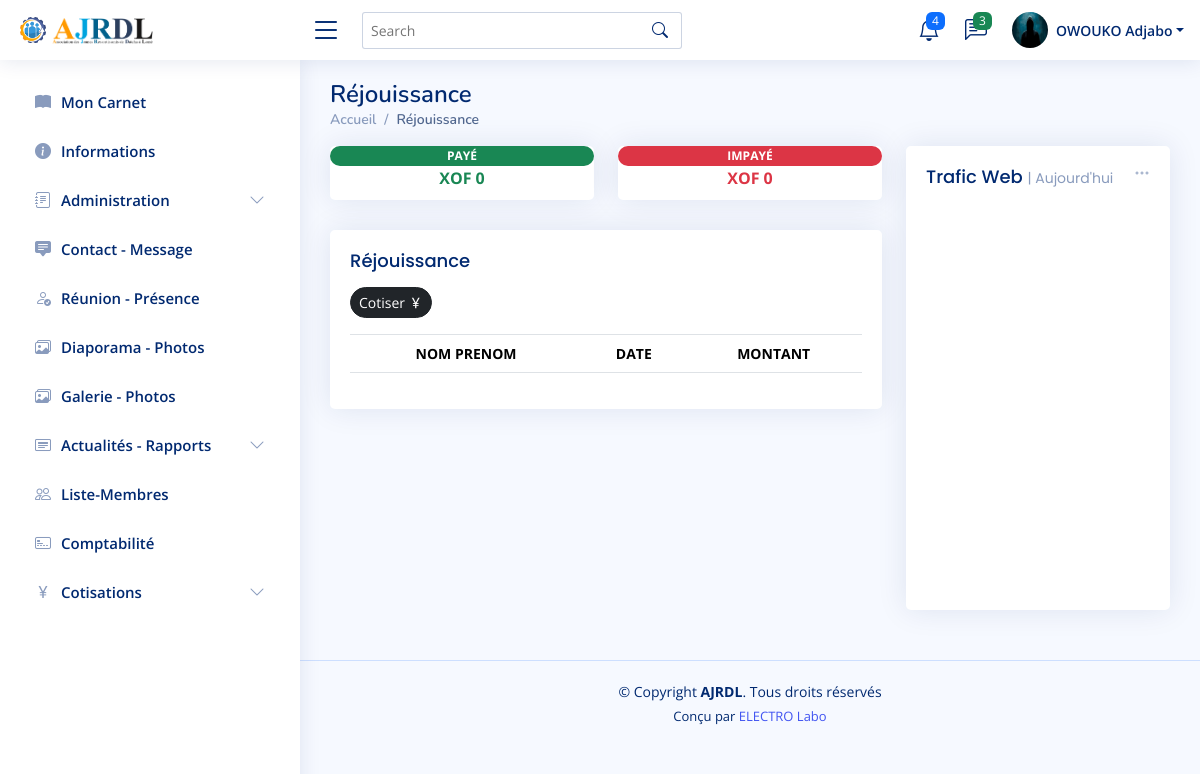
The app's page /comptabilite/rejouissance/ (signed in) with its own data.
### compte/models.py (models this page shows, shortened)
class Membre(AbstractUser): # Model d'utilisateur.
    username = None
    contact = PhoneNumberField(unique=True)
    email = models.EmailField(unique=True)
    ville = models.CharField(max_length=50)
    quartier = models.CharField(max_length=50)
    profession = models.CharField(max_length=50)
    naissance = models.DateField()
    photo = models.ImageField(upload_to='membre/identite/', height_field=None, width_field=None, max_length=None)
    adhesion = models.DateField(auto_now=False, auto_now_add=False)
    USERNAME_FIELD = 'email'
    REQUIRED_FIELDS = []
    objects = CustomUserManager()

class Profile(models.Model):
    membre = models.OneToOneField(Membre, on_delete=models.CASCADE)
    image = models.ImageField(default='default.jpg', upload_to='membre/profile')

### cotisation/views.py (the view)
# urls.py: path('rejouissance/', rejouissancePage, name='rejouissance'),
@user_passes_test(administrateur, login_url='connecte')
def rejouissancePage(request): # Page de Réjoussance.
    rejouissance = Rejouissance.objects.all()
    payer_rejouissance = Rejouissance.objects.filter(paye=True).aggregate(Sum('montant'))['montant__sum']
    impayer_rejouissance = Rejouissance.objects.filter(paye=False).aggregate(Sum('montant'))['montant__sum']
    if payer_rejouissance is None:
        payer_rejouissance = 0
    if impayer_rejouissance is None:
        impayer_rejouissance = 0
    return render(request, 'cotisation/rejouissance.html', {
        'rejouissance':rejouissance,
        'payer_rejouissance': payer_rejouissance,
        'impayer_rejouissance': impayer_rejouissance
        })

### compte/tests.py (called while the page is built)
def administrateur(user):
    return user.is_staff

### cotisation/templates/cotisation/rejouissance.html (shortened to what this page needs)
{% extends "compte/base.html" %}
{% block header_membre %}{% include "compte/header.html" %}{% endblock %}
{% block body_membre %}
    <main id="main" class="main">
        <div class="pagetitle">
            <h1>Réjouissance</h1>
            <nav>
                <ol class="breadcrumb">
                    <li class="breadcrumb-item"><a href="{% url 'accueil' %}">Accueil</a></li>
                    <li class="breadcrumb-item active">Réjouissance</li>
                </ol>
            </nav>
        </div>
        <section class="section dashboard">
            <div class="row">
                <div class="col-lg-8">
                    <div class="row">
                        <div class="col-xxl-4 col-md-6">
                            <div class="card info-card revenue-card">
                                <span class="badge rounded-pill bg-success text-white">
                                    <marquee behavior="alternate">PAYÉ</marquee>
                                </span>
                                <strong class="text-success text-center">
                                    XOF {{ payer_rejouissance }}
                                </strong>
                            </div>
                        </div>
                        <div class="col-xxl-4 col-md-6">
                            <div class="card info-card revenue-card">
                                <span class="badge rounded-pill bg-danger text-white">
                                    <marquee behavior="alternate">IMPAYÉ</marquee>
                                </span>
                                <strong class="text-danger text-center">
                                    XOF {{ impayer_rejouissance }}
                                </strong>
                            </div>
                        </div>
                        <div class="col-12">
                            <div class="card recent-sales overflow-auto">
                                <div class="card-body">
                                    <h5 class="card-title mb-0">Réjouissance</h5>
                                    <button class="btn btn-dark btn-sm mb-3 rounded-pill">
                                        <a class="text-white" href="{% url "rejouissance_ajoute" %}">Cotiser </a> <i class="bi bi-currency-yen"></i>
                                    </button>
                                    <table class=" table table-striped text-nowrap table-bordered">
                                        <thead  class="text-center">
                                            <tr>
                                                <th>NOM PRENOM</th>
                                                <th>DATE</th>
                                                <th>MONTANT</th>
                                            </tr>
                                        </thead>
                                    </table>
                                </div>
                            </div>
                        </div>
                    </div>
                </div>
                <div class="col-lg-4">
                    <div class="card">
                        <div class="filter">
                            <a class="icon" href="#" data-bs-toggle="dropdown"><i class="bi bi-three-dots"></i></a>
                        </div>
                        <div class="card-body pb-0">
                            <h5 class="card-title">Trafic Web <span>| Aujourd'hui</span></h5>
                            <div id="trafficChart" style="min-height: 400px;" class="echart"></div>
                        </div>
                    </div>
                </div>
            </div>
        </section>
    </main>
{% endblock %}
{% block footer_membre %}{% include "compte/footer.html" %}{% endblock %}

### compte/templates/compte/menu.html (shortened to what this page needs)
{% load static %}
<nav class="header-nav ms-auto">
    <ul class="d-flex align-items-center">
        <li class="nav-item dropdown">
            <a class="nav-link nav-icon" href="#" data-bs-toggle="dropdown">
                <i class="bi bi-bell"></i>
                <span class="badge bg-primary badge-number">4</span>
            </a>
        </li>
        <li class="nav-item dropdown">
            <a class="nav-link nav-icon" href="#" data-bs-toggle="dropdown">
                <i class="bi bi-chat-left-text"></i>
                <span class="badge bg-success badge-number">3</span>
            </a>
        </li>
        <li class="nav-item dropdown pe-3">
            <a class="nav-link nav-profile d-flex align-items-center pe-0" href="#" data-bs-toggle="dropdown">
                {% if user.profile.image.url %}
                    <img src="{{ user.profile.image.url }}" alt="Photo de profile" class="rounded-circle">
                {% else %}
                    <img src="{{ user.photo.url }}" alt="Photo de profile" class="rounded-circle">
                {% endif %}
                <span class="d-none d-md-block dropdown-toggle ps-2">{{ user.last_name }} {{ user.first_name }}</span>
            </a>
        </li>
    </ul>
</nav>

### static/compte/assets/css/style.css (style rules this page uses)
:root { scroll-behavior: smooth; }
body { font-family: "Open Sans", sans-serif; background: #f6f9ff; color: #444444; }
a { color: #4154f1; text-decoration: none; }
h1, h2, h3, h4, h5, h6 { font-family: "Nunito", sans-serif; }
#main { margin-top: 60px; padding: 20px 30px; transition: all 0.3s; }
.pagetitle { margin-bottom: 10px; }
.pagetitle h1 { font-size: 24px; margin-bottom: 0; font-weight: 600; color: #012970; }
.card { margin-bottom: 30px; border: none; border-radius: 5px; box-shadow: 0px 0 30px rgba(1, 41, 112, 0.1); }
.card-title { padding: 20px 0 15px 0; font-size: 18px; font-weight: 500; color: #012970; font-family: "Poppins", sans-serif; }
.card-title span { color: #899bbd; font-size: 14px; font-weight: 400; }
.card-body { padding: 0 20px 20px 20px; }
.breadcrumb { font-size: 14px; font-family: "Nunito", sans-serif; color: #899bbd; font-weight: 600; }
.breadcrumb a { color: #899bbd; transition: 0.3s; }
.breadcrumb .breadcrumb-item::before { color: #899bbd; }
.breadcrumb .active { color: #51678f; font-weight: 600; }
.header-nav ul { list-style: none; }
.header-nav>ul { margin: 0; padding: 0; }
.header-nav .nav-icon { font-size: 22px; color: #012970; margin-right: 25px; position: relative; }
.header-nav .nav-profile { color: #012970; }
.header-nav .nav-profile img { max-height: 36px; }
.header-nav .nav-profile span { font-size: 14px; font-weight: 600; }
.header-nav .badge-number { position: absolute; inset: -2px -5px auto auto; font-weight: normal; font-size: 12px; padding: 3px 6px; }
@media (min-width: 1200px) { #main, #footer { margin-left: 300px; } }
.dashboard .filter { position: absolute; right: 0px; top: 15px; }
.dashboard .filter .icon { color: #aab7cf; padding-right: 20px; padding-bottom: 5px; transition: 0.3s; font-size: 16px; }
.dashboard .info-card { padding-bottom: 10px; }
.dashboard .recent-sales { font-size: 14px; }
.dashboard .recent-sales .table thead { background: #f6f6fe; }
.dashboard .recent-sales .table thead th { border: 0; }

### records on screen
Membre: profile.image (placeholder picture), last_name "OWOUKO", first_name "Adjabo"

### other values on screen
{{ payer_rejouissance }} "0"
{{ impayer_rejouissance }} "0"
